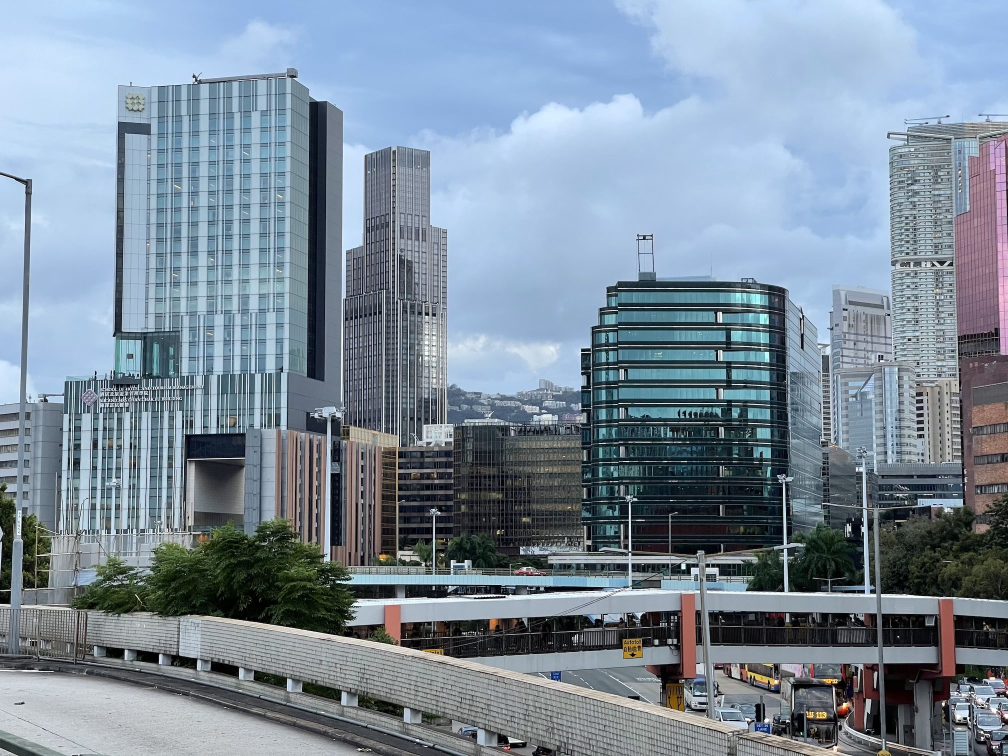
#> input picture image/md/left.jpg, 2016 x 1512 px, found by its file name (shown at 1/2 size)
$ python sift.py
#> lines starting #> are read from the running program, lines starting #| are printed output that depends on the picture
import cv2
import numpy as np
from utils import imread, imshow, write_and_show, destroyAllWindows

def keypoint_match(img1, img2, max_n_match=100, draw=True):
    # make sure they are of dtype uint8
    img1 = np.uint8(img1)
    img2 = np.uint8(img2)

    # TODO: convert to grayscale by `cv2.cvtColor`
    img1_gray =     cv2.cvtColor(img1, cv2.COLOR_BGR2GRAY)
    img2_gray =     cv2.cvtColor(img2, cv2.COLOR_BGR2GRAY)


    # TODO: detect keypoints and generate descriptor by `sift.detectAndCompute`
    sift = cv2.SIFT_create()
    keypoints1, descriptors1 = sift.detectAndCompute(img1_gray, mask=None)
    keypoints2, descriptors2 = sift.detectAndCompute(img2_gray, mask=None)


    # draw keypoints
    if draw:
        # TODO: draw keypoints on image1 and image2 by `cv2.drawKeypoints`
        img1_keypoints = cv2.drawKeypoints(
            image=img1_gray,
            keypoints=keypoints1,
            outImage=None,
            flags=cv2.DRAW_MATCHES_FLAGS_DRAW_RICH_KEYPOINTS)
        img_keypoints = cv2.drawKeypoints(
            image=img2_gray,
            keypoints=keypoints2,
            outImage=None,
            flags=cv2.DRAW_MATCHES_FLAGS_DRAW_RICH_KEYPOINTS)
        pass


    # TODO: Knn match and Lowe's ratio test
    matcher = cv2.FlannBasedMatcher_create()
    best_2 = matcher.knnMatch(
        queryDescriptors=descriptors1,
        trainDescriptors=descriptors2,
        k=2)
    # Lowe's ratio test
    ratio = 0.7
    match = []
    for m, n in best_2:
        if m.distance < ratio * n.distance:
            match.append(m)


    # TODO: select best `max_n_match` matches
    # sort by distance
    match = sorted(match, key=lambda x: x.distance)

    # take the best 100 matches
    match = match[:100]


    return keypoints1, keypoints2, match


# [48 lines left out: functions draw_match, transform, not called in this run]


if __name__ == '__main__':
    ## read images
    base_dir ='C:\\Users\\ivanw\\2.KeypointsDetectionAndMatch\\pythonProject\\image\\'
    img1 = cv2.imread(base_dir+'md\\left.jpg')
#> img1 is the input picture: shape (1512, 2016, 3); mean B, G, R 154.5, 139.5, 123.9
    img2 = cv2.imread(base_dir+'md\\right.jpg')
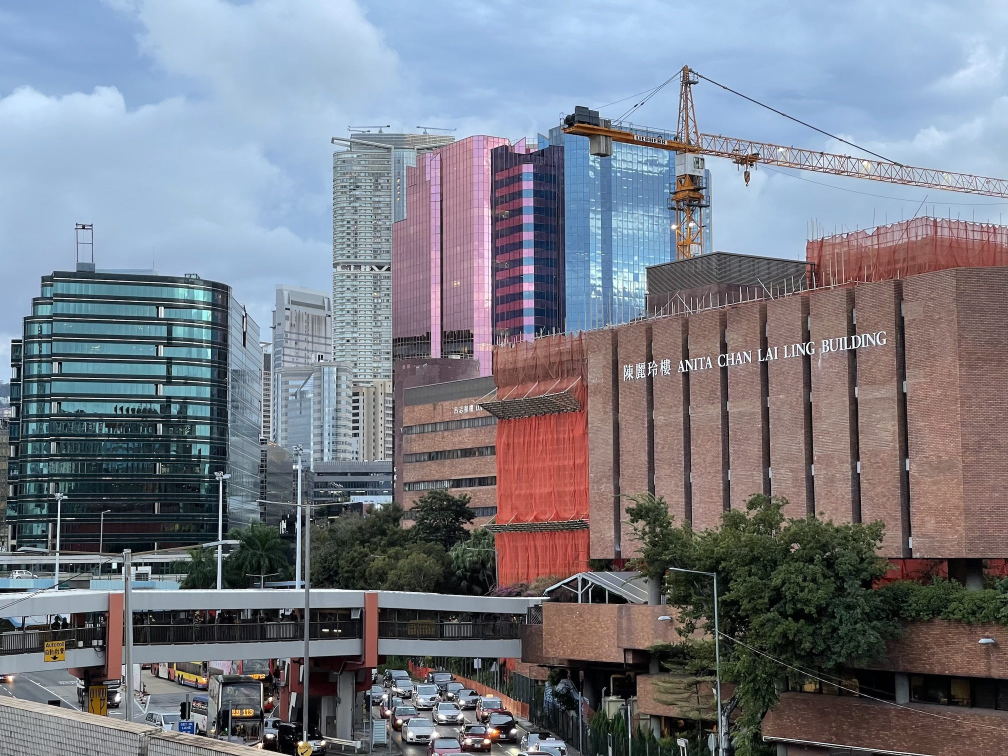
#> input picture image/md/right.jpg, 2016 x 1512 px, found by its file name (shown at 1/2 size)
#> img2 is the input picture: shape (1512, 2016, 3); mean B, G, R 134.2, 124.1, 120.4
    #print(img2.dtype)
    ## find keypoints and matches
    keypoints1, keypoints2, match = keypoint_match(img1, img2, max_n_match=1000)
#> in keypoint_match, `img1_gray =     cv2.cvtColor(img1, cv2.COLOR_BGR2GRAY)`:
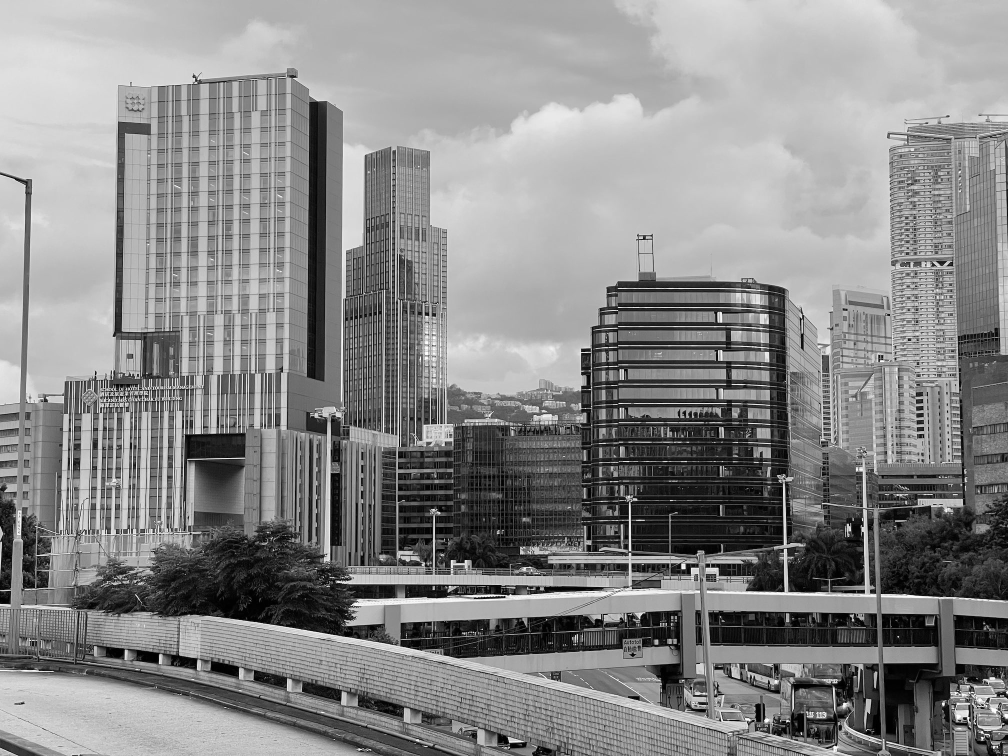
#> img1_gray: shape (1512, 2016) (shown at 1/2 size); min 0, max 255, mean 136.5
#> in keypoint_match, `img2_gray =     cv2.cvtColor(img2, cv2.COLOR_BGR2GRAY)`:
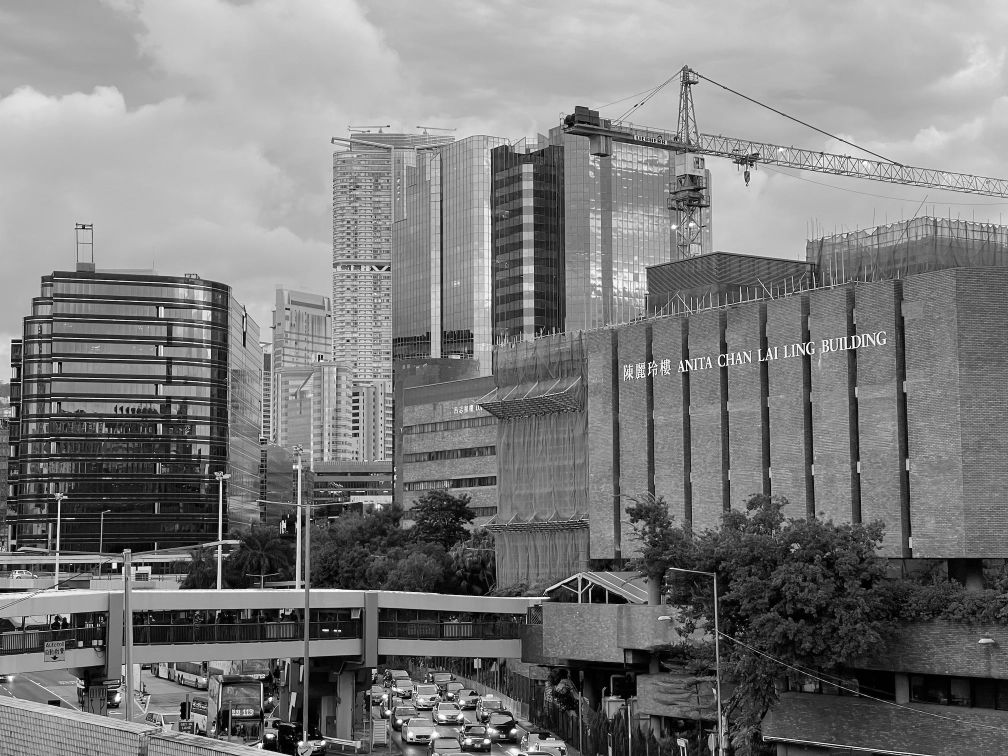
#> img2_gray: shape (1512, 2016) (shown at 1/2 size); min 0, max 255, mean 124.1
#> in keypoint_match, `keypoints1, descriptors1 = sift.detectAndCompute(img1_gray, mask=None)`: keypoints1 = 19744 keypoints; strongest (x, y, size): (1796, 1273, 2.1), (1441, 1234, 1.9), (2006, 1448, 2.2), (926, 1266, 2)
#> in keypoint_match, `keypoints2, descriptors2 = sift.detectAndCompute(img2_gray, mask=None)`: keypoints2 = 20355 keypoints; strongest (x, y, size): (301, 1232, 2.1), (769, 1356, 1.9), (319, 877, 1.8), (762, 1408, 2.7)
#> (the run stopped early here; a loop or call above may not have finished)
